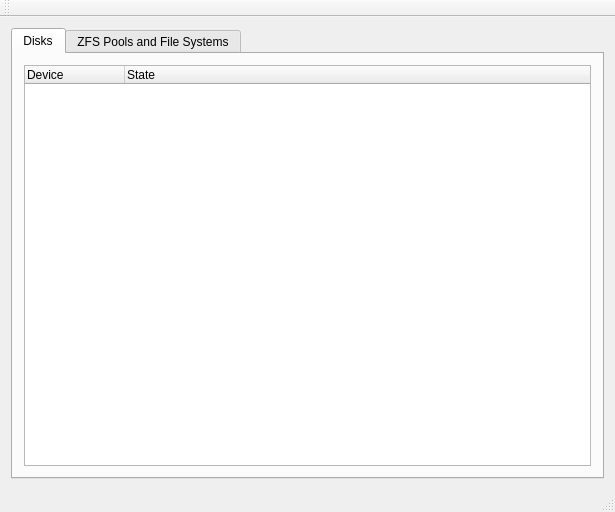
<?xml version="1.0" encoding="UTF-8"?>
<ui version="4.0">
 <class>ZManagerWindow</class>
 <widget class="QMainWindow" name="ZManagerWindow">
  <property name="geometry">
   <rect>
    <x>0</x>
    <y>0</y>
    <width>615</width>
    <height>512</height>
   </rect>
  </property>
  <property name="windowTitle">
   <string>PCBSD Disk Manager</string>
  </property>
  <property name="windowIcon">
   <iconset resource="zmanagerres.qrc">
    <normaloff>:/icons/server-database.png</normaloff>:/icons/server-database.png</iconset>
  </property>
  <widget class="QWidget" name="centralWidget">
   <layout class="QVBoxLayout" name="verticalLayout">
    <item>
     <widget class="QTabWidget" name="tabWidget">
      <property name="currentIndex">
       <number>0</number>
      </property>
      <widget class="QWidget" name="tabDisk">
       <attribute name="title">
        <string>Disks</string>
       </attribute>
       <layout class="QGridLayout" name="gridLayout_3">
        <item row="0" column="0">
         <widget class="QTreeWidget" name="deviceList">
          <property name="contextMenuPolicy">
           <enum>Qt::CustomContextMenu</enum>
          </property>
          <column>
           <property name="text">
            <string>Device</string>
           </property>
          </column>
          <column>
           <property name="text">
            <string>State</string>
           </property>
          </column>
         </widget>
        </item>
       </layout>
      </widget>
      <widget class="QWidget" name="tabZPools">
       <attribute name="title">
        <string>ZFS Pools and File Systems</string>
       </attribute>
       <layout class="QGridLayout" name="gridLayout_2">
        <item row="0" column="0">
         <widget class="QTreeWidget" name="zpoolList">
          <property name="sizePolicy">
           <sizepolicy hsizetype="MinimumExpanding" vsizetype="MinimumExpanding">
            <horstretch>0</horstretch>
            <verstretch>0</verstretch>
           </sizepolicy>
          </property>
          <property name="minimumSize">
           <size>
            <width>300</width>
            <height>250</height>
           </size>
          </property>
          <property name="contextMenuPolicy">
           <enum>Qt::CustomContextMenu</enum>
          </property>
          <property name="frameShape">
           <enum>QFrame::StyledPanel</enum>
          </property>
          <property name="frameShadow">
           <enum>QFrame::Sunken</enum>
          </property>
          <property name="lineWidth">
           <number>1</number>
          </property>
          <column>
           <property name="text">
            <string>Pool Name</string>
           </property>
          </column>
          <column>
           <property name="text">
            <string>State</string>
           </property>
          </column>
         </widget>
        </item>
       </layout>
      </widget>
     </widget>
    </item>
   </layout>
  </widget>
  <widget class="QMenuBar" name="menuBar">
   <property name="geometry">
    <rect>
     <x>0</x>
     <y>0</y>
     <width>615</width>
     <height>21</height>
    </rect>
   </property>
  </widget>
  <widget class="QToolBar" name="mainToolBar">
   <attribute name="toolBarArea">
    <enum>TopToolBarArea</enum>
   </attribute>
   <attribute name="toolBarBreak">
    <bool>false</bool>
   </attribute>
  </widget>
  <widget class="QStatusBar" name="statusBar"/>
 </widget>
 <layoutdefault spacing="6" margin="11"/>
 <resources>
  <include location="zmanagerres.qrc"/>
 </resources>
 <connections/>
</ui>
